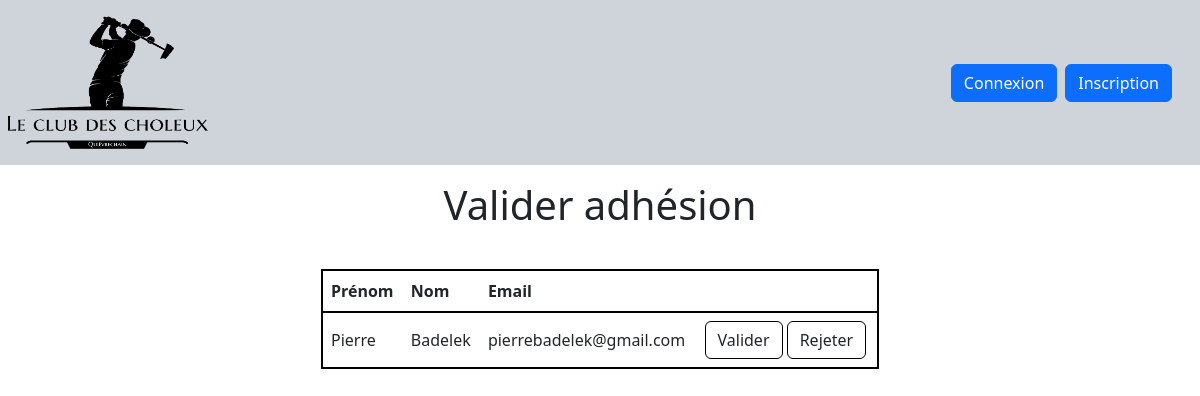
Screenshot of /Application/Controller/Utilisateurs/valideInscriptionController.php with the database file from the repository.
### tables this page shows
CREATE TABLE `verify` (
  `idVerify` int(11) NOT NULL,
  `firstname` text,
  `lastname` text,
  `mail` text,
  `idRole` int(11) DEFAULT NULL,
  `password` longtext
);

### Application/Model/Utilisateur/VerifyModel.php (called while the page is built, shortened)
<?php
include_once('../BDD/DatabaseConnection.php');
function GetAllOfVerifyTable(){
    global $db;
    $sql = $db->prepare("SELECT * FROM verify");
    $sql->execute();
    return $sql->fetchAll(PDO::FETCH_ASSOC);
}

### Application/Controller/Utilisateurs/valideInscriptionController.php (the view, shortened to what this page needs)
<?php
include "../../Model/Utilisateur/VerifyModel.php";
include "../../View/Accueil/index.php";
$res = GetAllOfVerifyTable();
echo '<div class="container py-3 d-flex justify-content-center">';
echo '<table id="ins">';
echo '<tr>';
echo'<th>Prénom</th>';
echo'<th>Nom</th>';
echo'<th>Email</th>';
echo'</tr>';
echo'<tr>';
foreach ($res as $row) {
    echo'<td>'.$row['firstname'].'</td>';
    echo'<td>' .$row['lastname'].'</td>';
    echo'<td>' .$row['mail'].'</td>';
    echo'<td><button id="';echo $row['idVerify'];echo'" type="button" class="btn btn-white border-black border-1" name="Valider">Valider</button> <button id="';echo $row['idVerify']; echo'" type="button" class="btn btn-white border-black border-1" name="Rejeter">Rejeter</button></td>';
    echo '</tr>';
};
echo'</table>';
echo'</div>';
?>

### rows the page displays
verify: firstname "Pierre", lastname "Badelek", mail "pierrebadelek@gmail.com"
